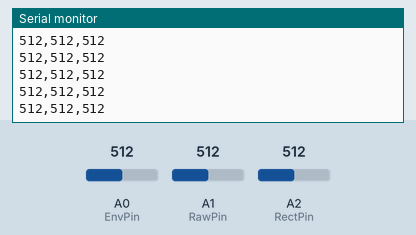
Simulated run of this sketch. Board: Arduino Uno, built with avr-gcc and run on an emulated ATmega328P. On the bench: the last lines printed to the serial monitor. The test bench sets the inputs (shaded band); at power-on: A0 (EnvPin) = 512, A1 (RawPin) = 512, A2 (RectPin) = 512.

Above: at 1.2 s.
1.3 s: A0 (EnvPin) set to 716
At 1.32 s:
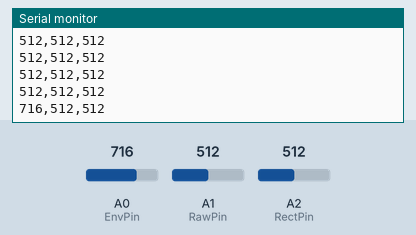
2.8 s: A1 (RawPin) set to 716
At 2.83 s:
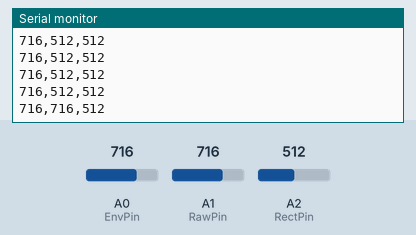
4.3 s: A2 (RectPin) set to 716
At 4.34 s:
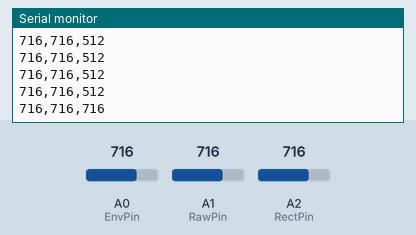
5.8 s: A0 (EnvPin) set to 900
At 5.86 s:
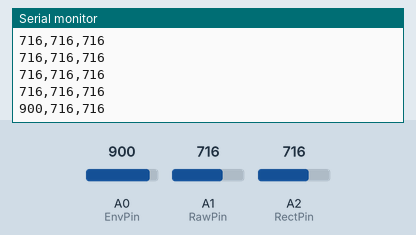
7.3 s: A1 (RawPin) set to 900
At 7.37 s:
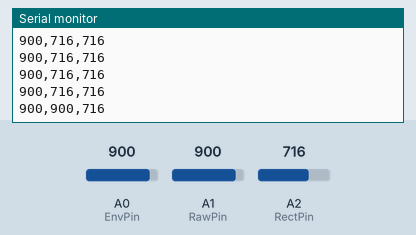
8.8 s: A2 (RectPin) set to 900
At 8.88 s:
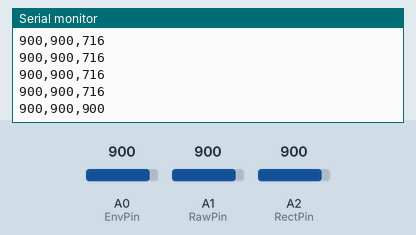
Timing chart, 0 to 11.3 s (numbered marks = the images above; inputs shaded):
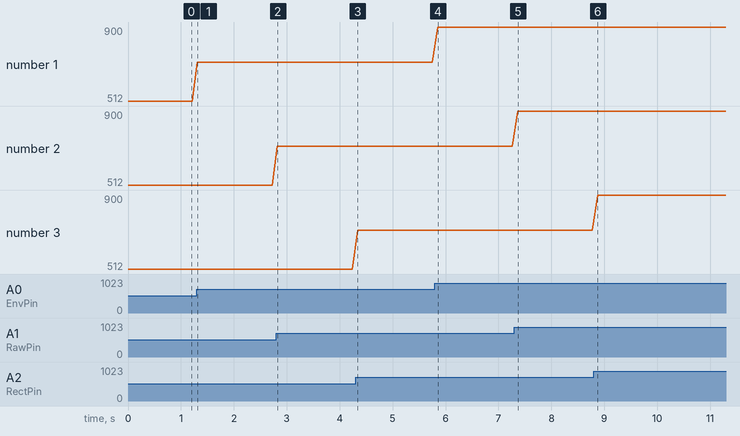

Measured:
- after the input at 1.3 s, the serial monitor: prints a new line at once (image 1)
- after the input at 2.8 s, the serial monitor: prints a new line at once (image 2)
- after the input at 4.3 s, the serial monitor: prints a new line at once (image 3)
- after the input at 5.8 s, the serial monitor: prints a new line after 0.05 s (image 4)
- after the input at 7.3 s, the serial monitor: prints a new line after 0.06 s (image 5)
- after the input at 8.8 s, the serial monitor: prints a new line after 0.08 s (image 6)
- plotted number 1: 512 → 716 after the input at 1.3 s, 716 → 900 after the input at 5.8 s

The sketch:

Test_MyoWare.ino
```cpp
const int EnvPin = A0;  // Pinul de semnal envelopat al senzorului MyoWare conectat la A0
const int RawPin = A1; // Pinul de semnal brut al senzorului MyoWare conectat la A1
const int RectPin = A2; // Pinul de semnal rectificat al senzorului MyoWare conectat la A2

int env_sensorValue = 0;       // Variabilă pentru a stoca citirea senzorului pe pinul Env
int raw_sensorValue = 0;       // Variabilă pentru a stoca citirea senzorului pe pinul RAW
int rect_sensorValue = 0;       // Variabilă pentru a stoca citirea senzorului pe pinul Env

void setup() {
    Serial.begin(115200);  // Inițierea comunicației seriale
}

void loop() {
    env_sensorValue = analogRead(EnvPin);  // Citirea semnalului analogic
    raw_sensorValue = analogRead(RawPin);
    rect_sensorValue = analogRead(RectPin);

    //Serial.print("\nValoare senzor MyoWare: \nEnv: ");
    Serial.print(env_sensorValue);          // Afișarea valorii în Monitorul Serial
    //Serial.print("; RAW: ");
    Serial.print(",");
    Serial.print(raw_sensorValue);          // Afișarea valorii în Monitorul Serial
    //Serial.print("; Rect: ");
    Serial.print(",");
    Serial.println(rect_sensorValue);          // Afișarea valorii în Monitorul Serial

    delay(100);  // Întârziere scurtă pentru a preveni suprasolicitarea ieșirii seriale
}
```
